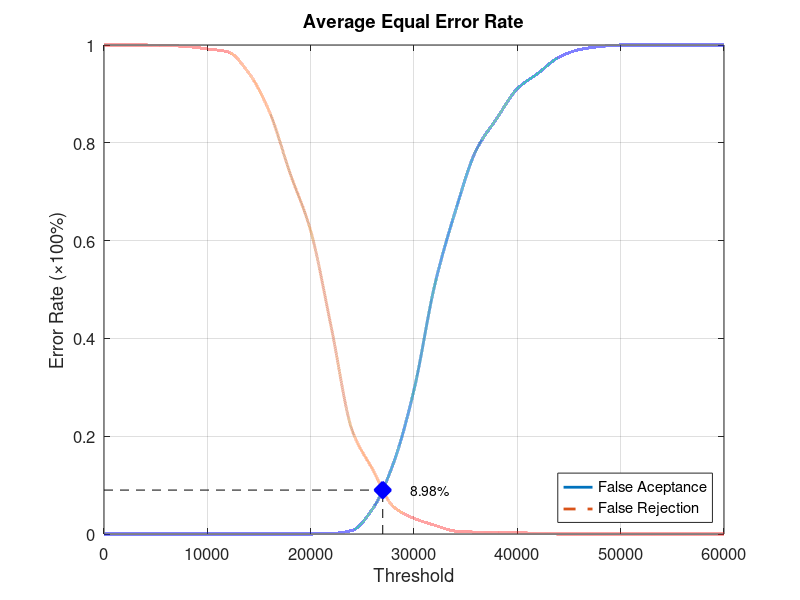
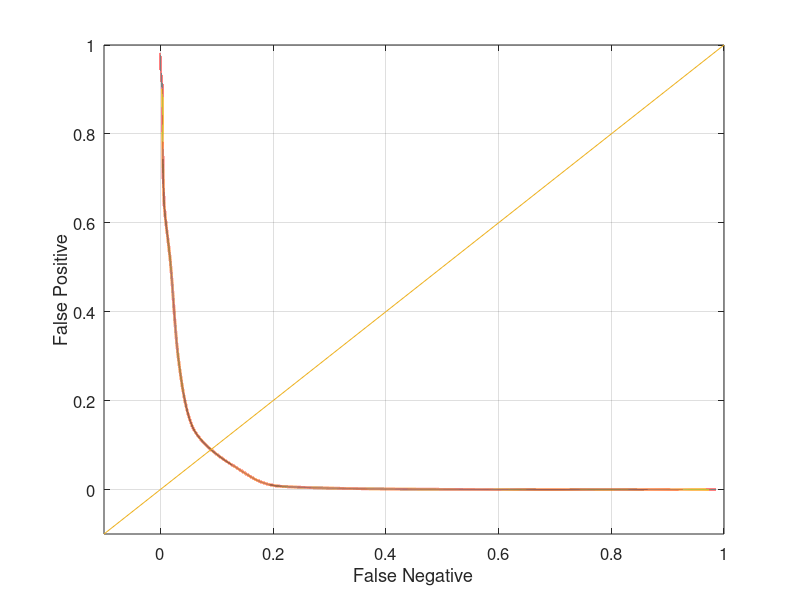

Write MATLAB code to recreate these figures, in order.
function yEER = Database3Average
close all;
clear;
clc;
x = 0:2000:60000;
xq = 0:0.5:60000;

y0 = [0 0 0 0 0 0 0 0 0 0 0 0.00105263 0.00736842 0.0515789 0.144211 0.294737 0.508421 0.66 0.784211 0.849474 0.910526 0.942105 0.974737 0.990526 0.996842 1 1 1 1 1 1];
yy0 = interp1(x, y0, xq, 'pchip');
y1 = [1 1 1 0.999 0.997 0.992 0.986 0.943 0.864 0.738 0.62 0.422 0.213 0.132 0.056 0.032 0.018 0.006 0.004 0.004 0.003 0.001 0 0 0 0 0 0 0 0 0];
yy1 = interp1(x, y1, xq, 'pchip');

% Calculating EER: 
y2 = abs(y0 - y1);
find(y2 == min(y2))
yy2 = abs(yy0 - yy1);
xEER = find(yy2 == min(yy2));
xEERIndex = xq(xEER) % X-axis EER
yEER = yy0(xEER) % Y-axis EER

main = figure
plot(xq, yy0,'-','LineWidth', 2);	hold on
plot(xq, yy1,'--','LineWidth', 2);	hold on
plot([xEERIndex xEERIndex], [0 yEER], 'k--');	hold on
plot([0 xEERIndex], [yEER yEER], 'k--');	hold on
plot(xEERIndex, yEER, 'bx', 'LineWidth', 10);	hold on
text(xEERIndex + 10 * xEERIndex / 100, yEER, [num2str(round((10000 * yEER)) / 100) '%'])
legend('False Aceptance', 'False Rejection', 'Location', 'SouthEast')
xlabel('Threshold')
ylabel('Error Rate (\times100%)')
title('Average Equal Error Rate')
set(gca, 'FontSize', 12)
axis([0 60000 0 1])
grid on

print(main, 'Database3AverageMain', '-dpng');
FNRxFPR = figure('Color', [1 1 1]);
plot(yy1, yy0, '-', yy1, yy0, 'LineWidth', 2);
hold on
y = -0.1:0.1:1
plot(y, y); 
set(gca, 'FontSize', 12)
xlabel('False Negative')
ylabel('False Positive')
axis([-0.1 1 -0.1 1])
set(gca, 'FontSize', 12)
grid on

print(FNRxFPR, 'Database3AverageFNRxFPR','-dpng');
end
